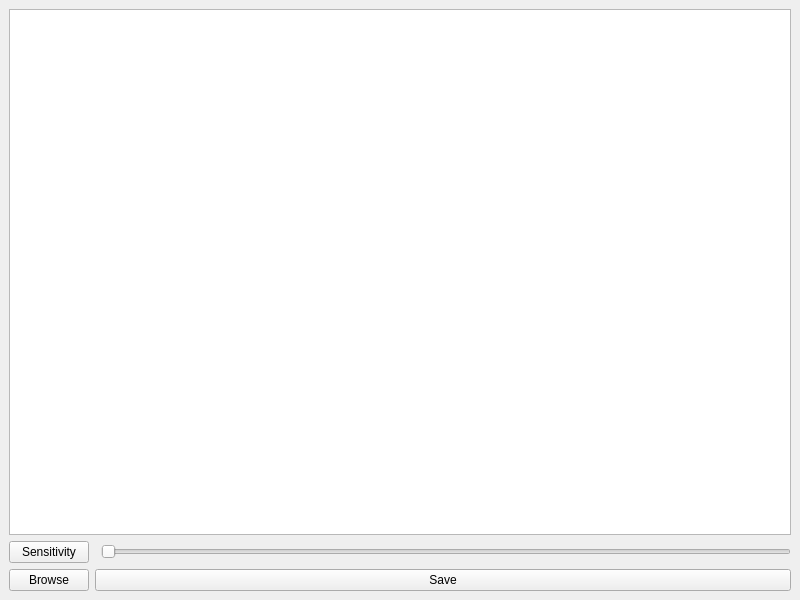
<?xml version="1.0" encoding="UTF-8"?>
<ui version="4.0">
 <class>MainWindow</class>
 <widget class="QMainWindow" name="MainWindow">
  <property name="geometry">
   <rect>
    <x>0</x>
    <y>0</y>
    <width>800</width>
    <height>600</height>
   </rect>
  </property>
  <property name="windowTitle">
   <string>Image Note Scanner</string>
  </property>
  <widget class="QWidget" name="centralwidget">
   <layout class="QGridLayout" name="gridLayout_3">
    <item row="0" column="0">
     <layout class="QGridLayout" name="gridLayout_2">
      <item row="1" column="2">
       <widget class="QSlider" name="slider">
        <property name="orientation">
         <enum>Qt::Horizontal</enum>
        </property>
       </widget>
      </item>
      <item row="1" column="0">
       <widget class="QPushButton" name="button_bw">
        <property name="text">
         <string>Sensitivity</string>
        </property>
       </widget>
      </item>
      <item row="0" column="0" colspan="3">
       <widget class="QGraphicsView" name="graphicsView"/>
      </item>
      <item row="3" column="1" colspan="2">
       <widget class="QPushButton" name="button_save">
        <property name="text">
         <string>Save</string>
        </property>
       </widget>
      </item>
      <item row="3" column="0">
       <widget class="QPushButton" name="button_browse">
        <property name="text">
         <string>Browse</string>
        </property>
       </widget>
      </item>
     </layout>
    </item>
   </layout>
  </widget>
 </widget>
 <resources/>
 <connections/>
</ui>
